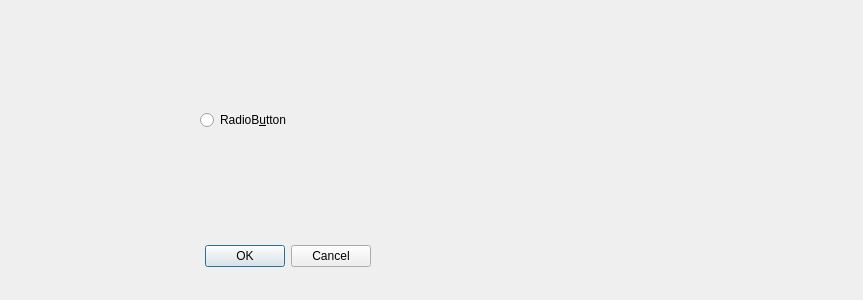
<?xml version="1.0" encoding="UTF-8"?>
<ui version="4.0">
 <class>Dialog</class>
 <widget class="QDialog" name="Dialog">
  <property name="windowModality">
   <enum>Qt::ApplicationModal</enum>
  </property>
  <property name="geometry">
   <rect>
    <x>0</x>
    <y>0</y>
    <width>863</width>
    <height>300</height>
   </rect>
  </property>
  <property name="windowTitle">
   <string>Dialog</string>
  </property>
  <property name="autoFillBackground">
   <bool>false</bool>
  </property>
  <property name="sizeGripEnabled">
   <bool>false</bool>
  </property>
  <widget class="QDialogButtonBox" name="buttonBox">
   <property name="geometry">
    <rect>
     <x>30</x>
     <y>240</y>
     <width>341</width>
     <height>32</height>
    </rect>
   </property>
   <property name="orientation">
    <enum>Qt::Horizontal</enum>
   </property>
   <property name="standardButtons">
    <set>QDialogButtonBox::Cancel|QDialogButtonBox::Ok</set>
   </property>
  </widget>
  <widget class="QWidget" name="verticalLayoutWidget">
   <property name="geometry">
    <rect>
     <x>200</x>
     <y>80</y>
     <width>160</width>
     <height>80</height>
    </rect>
   </property>
   <layout class="QVBoxLayout" name="verticalLayout">
    <item>
     <widget class="QRadioButton" name="radioButton">
      <property name="text">
       <string>RadioB&amp;utton</string>
      </property>
     </widget>
    </item>
   </layout>
  </widget>
 </widget>
 <resources/>
 <connections>
  <connection>
   <sender>buttonBox</sender>
   <signal>accepted()</signal>
   <receiver>Dialog</receiver>
   <slot>accept()</slot>
   <hints>
    <hint type="sourcelabel">
     <x>248</x>
     <y>254</y>
    </hint>
    <hint type="destinationlabel">
     <x>157</x>
     <y>274</y>
    </hint>
   </hints>
  </connection>
  <connection>
   <sender>buttonBox</sender>
   <signal>rejected()</signal>
   <receiver>Dialog</receiver>
   <slot>reject()</slot>
   <hints>
    <hint type="sourcelabel">
     <x>316</x>
     <y>260</y>
    </hint>
    <hint type="destinationlabel">
     <x>286</x>
     <y>274</y>
    </hint>
   </hints>
  </connection>
 </connections>
</ui>
